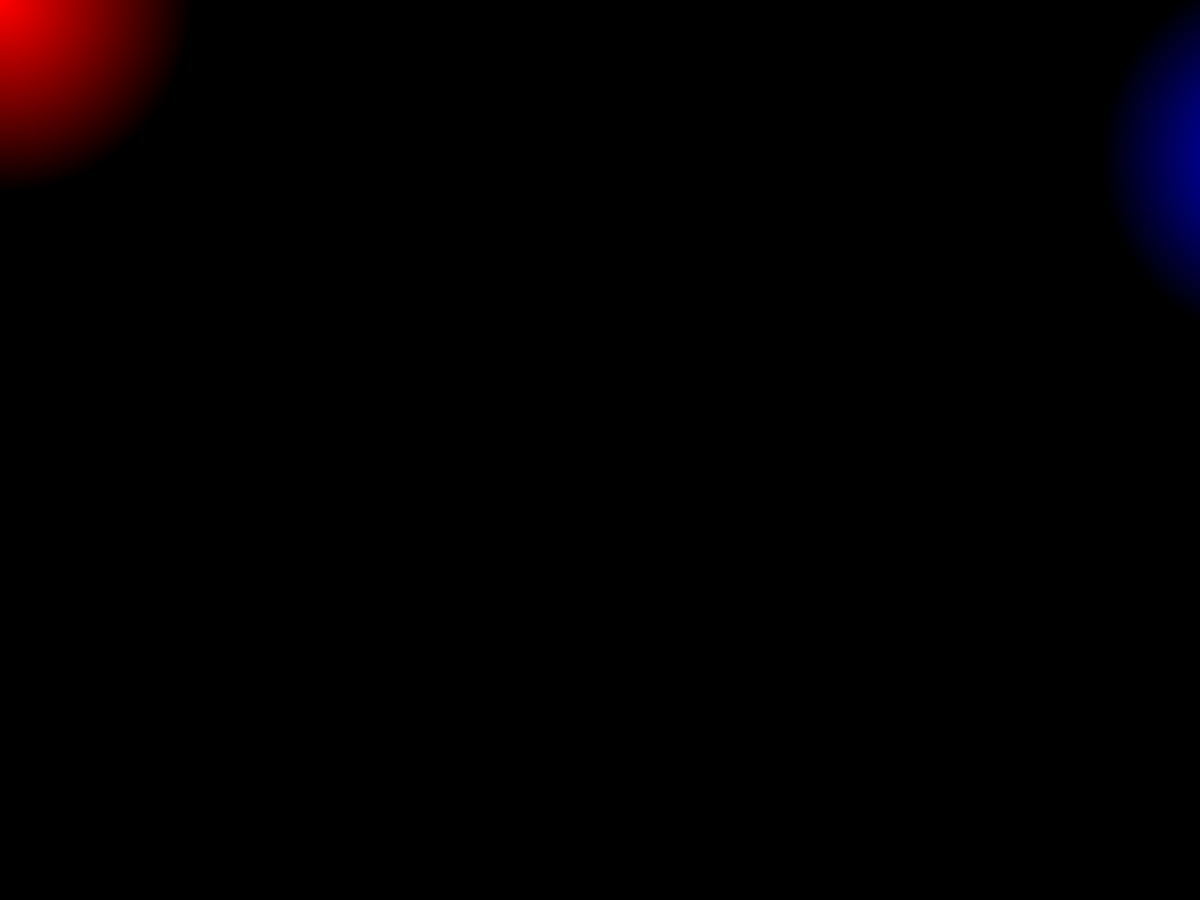
Frame 1 (no input)
Frame 60 (the mouse pressed at the canvas centre just before this capture): identical to frame 1, image omitted
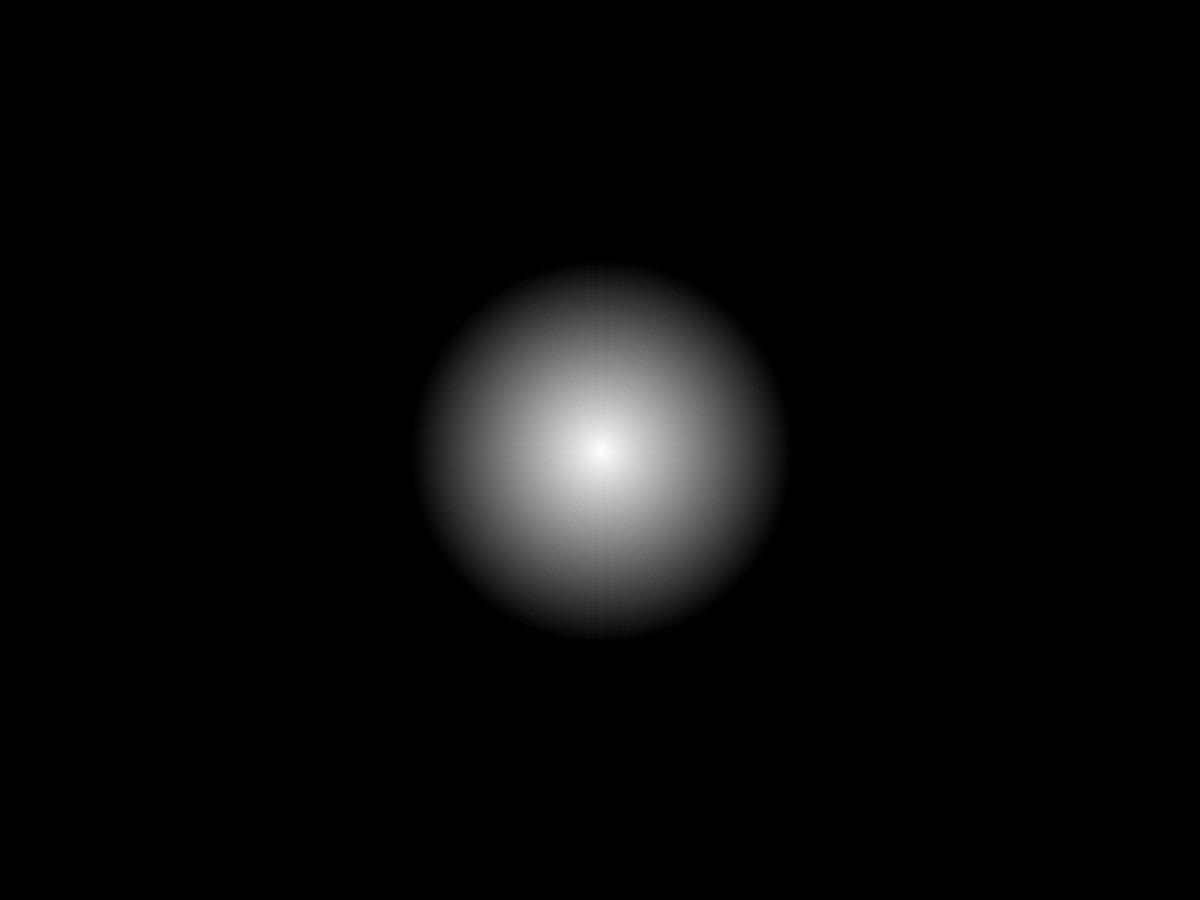
Frame 120 (the mouse held since frame 60 and released just before this capture)

The Processing sketch that drew these frames (run headless with seeded random() and noise(); from frame 60 on, the mouse is pressed at the canvas centre):

// Processing sketch: rgb
// ── rgb.pde
float xr, yr, xg, yg, xb, yb, xc, yc, a, d, pi, r, g, b;
PImage img;

void setup(){
  fullScreen();
  xc=width/2;
  yc=height/2;
}

void draw(){
  xr=mouseX/4;
  yr=mouseY/4;
  a=atan2(xr-xc/4, yr-yc/4);
  d=dist(xc/4,yc/4,xr,yr);
  pi=PI/3*2;
  xg=sin(a+pi)*d+xc/4;
  yg=cos(a+pi)*d+yc/4;
  xb=sin(a-pi)*d+xc/4;
  yb=cos(a-pi)*d+yc/4;
  img=new PImage(width/4, height/4);
  for(int i=0;i<width/4;i++)
  {
    for(int j=0;j<height/4;j++)
    {
      d=dist(i, j, xr, yr)*4;
      if(d<255)
      {
        r=255-(d);
      }
      else
      {
        r=0;
      }
      d=dist(i,j,xg,yg)*4;
      if(d<255)
      {
        g=255-(d);
      }
      else
      {
        g=0;
      }
      d=dist(i,j,xb,yb)*4;
      if(d<255)
      {
        b=255-(d);
      }
      else
      {
        b=0;
      }
      img.set(i,j,color(r,g,b));
    }
  }
  image(img,0,0,width, height);
}
